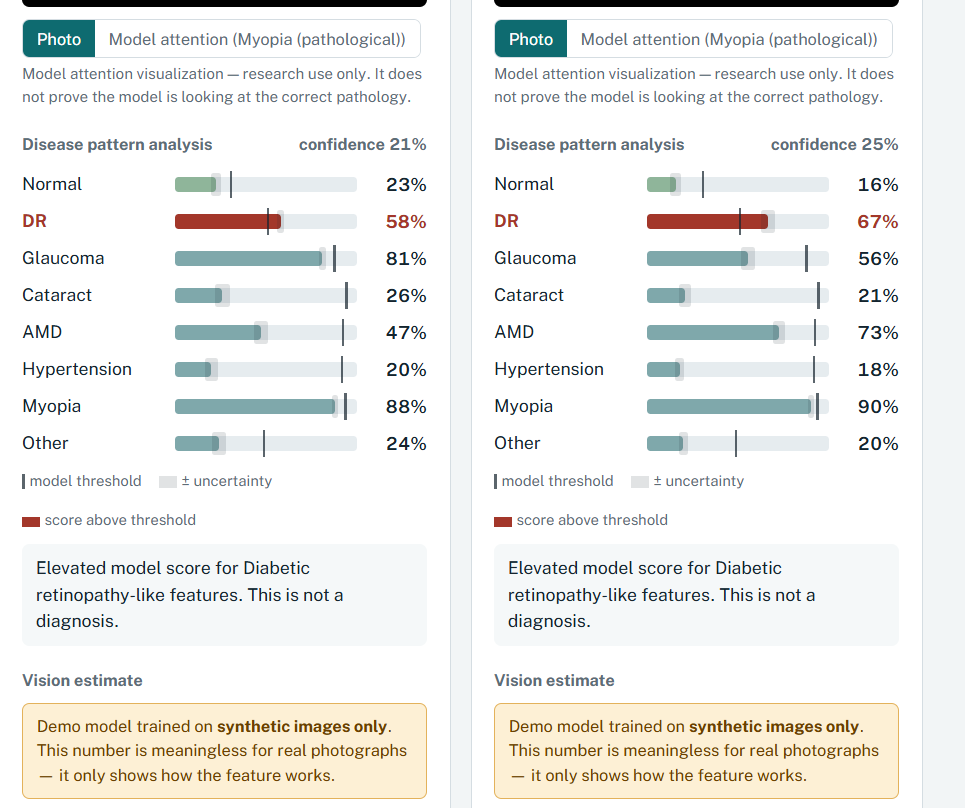
#> input picture image-1.png, 965 x 808 px
$ python -i preprocess.py   (imports and definitions only)   (older library calls are emulated)
#> lines starting #> are read from the running program, lines starting #| are printed output that depends on the picture; after the words box and inside, x2 and y2 are one past the last pixel; in counts of white or black regions, pixels touching at a corner belong together
### config.py
"""
Central configuration for EyeVision AI (research / educational project).

Everything that other modules need to agree on lives here: label names,
paths, default hyper-parameters, safety wording.  Command-line flags in
train.py / evaluate.py override the defaults below.
"""
from __future__ import annotations

import os
from dataclasses import dataclass, field, asdict
from pathlib import Path

# ---------------------------------------------------------------------------
# Paths
# ---------------------------------------------------------------------------
ROOT = Path(__file__).resolve().parent
DATA_DIR = ROOT / "data"
CACHE_DIR = DATA_DIR / "cache"          # pre-cropped / resized images
MODELS_DIR = ROOT / "models"
DEMO_MODELS_DIR = MODELS_DIR / "demo"   # synthetic-data demo models (NOT medical)
REPORTS_DIR = ROOT / "reports"
DB_PATH = Path(os.environ.get("EYEVISION_DB", ROOT / "eyevision.db"))
UPLOAD_DIR = ROOT / "app" / "uploads"
HEATMAP_DIR = ROOT / "app" / "heatmaps"

for _d in (DATA_DIR, CACHE_DIR, MODELS_DIR, REPORTS_DIR, UPLOAD_DIR, HEATMAP_DIR):
    _d.mkdir(parents=True, exist_ok=True)

# ---------------------------------------------------------------------------
# Label space (shared by ODIR-5K, RFMiD mapping and synthetic data)
# ---------------------------------------------------------------------------
# Order matters: model output index i == DISEASE_CODES[i]
DISEASE_CODES = ["N", "D", "G", "C", "A", "H", "M", "O"]
DISEASE_NAMES = {
    "N": "Normal / healthy",
    "D": "Diabetic retinopathy",
    "G": "Glaucoma",
    "C": "Cataract",
    "A": "AMD",
    "H": "Hypertensive retinopathy",
    "M": "Myopia (pathological)",
    "O": "Other abnormality",
}
SHORT_NAMES = {
    "N": "Normal", "D": "DR", "G": "Glaucoma", "C": "Cataract",
    "A": "AMD", "H": "Hypertension", "M": "Myopia", "O": "Other",
}
NUM_DISEASES = len(DISEASE_CODES)

# ---------------------------------------------------------------------------
# Image normalisation (ImageNet statistics - we use ImageNet-pretrained CNNs)
# ---------------------------------------------------------------------------
IMAGENET_MEAN = (0.485, 0.456, 0.406)
IMAGENET_STD = (0.229, 0.224, 0.225)

# ---------------------------------------------------------------------------
# Supported architectures
# ---------------------------------------------------------------------------
DISEASE_ARCHS = ["efficientnet_b0", "efficientnet_b2", "resnet50", "convnext_tiny"]
REFRACTIVE_ARCHS = ["resnet50", "efficientnet_b0", "efficientnet_b2", "convnext_tiny"]


@dataclass
class TrainConfig:
    task: str = "disease"                 # disease | refractive
    dataset: str = "odir"                 # odir | rfmid | odir+rfmid | csv | synthetic
    arch: str = "efficientnet_b0"
    img_size: int = 384                   # 224 for quick CPU runs, 384-512 on GPU
    batch_size: int = 16
    epochs: int = 25
    lr: float = 3e-4
    weight_decay: float = 1e-4
    loss: str = "wbce"                    # bce | wbce | focal  (disease)  /  smoothl1 | mse (refractive)
    focal_gamma: float = 2.0
    pretrained: bool = True
    freeze_epochs: int = 1                # epochs with frozen backbone (head warm-up)
    dropout: float = 0.3
    patience: int = 6                     # early stopping
    num_workers: int = 2
    seed: int = 42
    val_frac: float = 0.15
    test_frac: float = 0.15
    hflip: bool = True                    # flip L<->R anatomy; see report for rationale
    multihead: bool = False               # refractive: also predict sphere/cyl/axis
    max_samples: int = 0                  # 0 = all (debug: limit dataset size)
    device: str = "auto"
    data_csv: str = ""                    # refractive CSV / custom disease CSV
    data_root: str = ""                   # folder containing the dataset
    tag: str = ""                         # optional suffix for the saved model name

    def to_dict(self):
        return asdict(self)


# ---------------------------------------------------------------------------
# Inference / uncertainty
# ---------------------------------------------------------------------------
MC_DROPOUT_PASSES = 10        # Monte-Carlo dropout forward passes at inference
SE_CONFIDENCE_TOLERANCE_D = 1.0   # "confidence" = P(|error| <= 1.0 D) under the
                                  # model's predictive distribution (see report)

# ---------------------------------------------------------------------------
# Safety wording - used by the API, the CLI and the web UI
# ---------------------------------------------------------------------------
DISCLAIMER = (
    "Research/educational AI estimate only. "
    "This system is not a medical diagnostic tool and does not provide a clinical "
    "diagnosis or eyeglass prescription. Please consult a qualified "
    "ophthalmologist/optometrist for diagnosis and refraction."
)
SE_NOTE = "Experimental AI estimate. Not a prescription. Professional refraction is required for an actual prescription."
GRADCAM_NOTE = "Model attention visualization — research use only. It does not prove the model is looking at the correct pathology."
TREND_NOTE = ("Changes in model predictions do not necessarily mean the patient's actual "
              "eyesight or eye health changed. Image quality, camera, lighting and model "
              "error can all change the output.")


# [9 lines left out: function resolve_device, not called in this run]

### preprocess.py
"""
Fundus image preprocessing + simple image-quality checks.

Steps (applied identically at training and inference time):
  1. Locate the circular retinal region (threshold + largest contour).
  2. Crop to it, removing black borders, and pad to a square.
  3. Resize to a fixed size.
  (4. Normalisation with ImageNet statistics happens in the torch transforms.)

CLI - cache a dataset index at a fixed size so CPU training is fast:
    python preprocess.py --index data/odir_index.csv --size 384
"""
from __future__ import annotations

import argparse
import hashlib
from pathlib import Path

import cv2
import numpy as np
from PIL import Image

import config


# ---------------------------------------------------------------------------
# Loading
# ---------------------------------------------------------------------------
def load_rgb(path_or_img) -> np.ndarray:
    """Return an RGB uint8 array from a path, PIL image or numpy array."""
    if isinstance(path_or_img, np.ndarray):
        img = path_or_img
        if img.ndim == 2:
            img = cv2.cvtColor(img, cv2.COLOR_GRAY2RGB)
        return img[..., :3].astype(np.uint8)
    if isinstance(path_or_img, Image.Image):
        return np.array(path_or_img.convert("RGB"))
    data = np.fromfile(str(path_or_img), dtype=np.uint8)      # handles unicode paths on Windows
    bgr = cv2.imdecode(data, cv2.IMREAD_COLOR)
    if bgr is None:
        raise ValueError(f"Could not read image: {path_or_img}")
    return cv2.cvtColor(bgr, cv2.COLOR_BGR2RGB)


# ---------------------------------------------------------------------------
# Retina detection / cropping
# ---------------------------------------------------------------------------
def retina_mask(rgb: np.ndarray, thresh: int | None = None) -> np.ndarray:
    """Binary mask of the (bright) retinal disc against the dark camera border."""
    # Red channel is the brightest channel in colour fundus photos; combine with gray.
    gray = cv2.cvtColor(rgb, cv2.COLOR_RGB2GRAY)
    chan = np.maximum(gray, rgb[..., 0])
    if thresh is None:
        # adaptive: 10 or 7% of a robust maximum, whichever is larger
        thresh = max(10, int(0.07 * np.percentile(chan, 99)))
    mask = (chan > thresh).astype(np.uint8)
    k = max(3, (min(rgb.shape[:2]) // 100) | 1)
    mask = cv2.morphologyEx(mask, cv2.MORPH_CLOSE, np.ones((k, k), np.uint8))
    mask = cv2.morphologyEx(mask, cv2.MORPH_OPEN, np.ones((k, k), np.uint8))
    # keep the largest connected component (ignores text / watermarks in corners)
    n, labels, stats, _ = cv2.connectedComponentsWithStats(mask, 8)
    if n <= 1:
        return mask
    largest = 1 + int(np.argmax(stats[1:, cv2.CC_STAT_AREA]))
    return (labels == largest).astype(np.uint8)


def crop_retina(rgb: np.ndarray, pad_frac: float = 0.02):
    """Crop the retinal region and pad to a square. Returns (square_rgb, square_mask, info)."""
    h, w = rgb.shape[:2]
    mask = retina_mask(rgb)
    area_frac = float(mask.mean())
    ys, xs = np.where(mask > 0)
    if area_frac < 0.05 or len(xs) == 0:
        # nothing that looks like a retina - fall back to a centre square crop
        s = min(h, w)
        y0, x0 = (h - s) // 2, (w - s) // 2
        crop = rgb[y0:y0 + s, x0:x0 + s]
        return crop, np.ones(crop.shape[:2], np.uint8), {"retina_found": False, "area_frac": area_frac}
    x0, x1, y0, y1 = xs.min(), xs.max() + 1, ys.min(), ys.max() + 1
    crop = rgb[y0:y1, x0:x1]
    cmask = mask[y0:y1, x0:x1]
    ch, cw = crop.shape[:2]
    side = int(max(ch, cw) * (1 + 2 * pad_frac))
    out = np.zeros((side, side, 3), np.uint8)
    omask = np.zeros((side, side), np.uint8)
    oy, ox = (side - ch) // 2, (side - cw) // 2
    out[oy:oy + ch, ox:ox + cw] = crop
    omask[oy:oy + ch, ox:ox + cw] = cmask
    bbox_fill = float(cmask.mean())          # ~0.785 for a full circle, higher if top/bottom cut
    return out, omask, {"retina_found": True, "area_frac": area_frac, "bbox_fill": bbox_fill}


def preprocess_fundus(path_or_img, size: int = 384):
    """Full preprocessing: crop retina -> square -> resize. Returns (rgb uint8, mask uint8, info)."""
    rgb = load_rgb(path_or_img)
    sq, m, info = crop_retina(rgb)
    interp = cv2.INTER_AREA if sq.shape[0] > size else cv2.INTER_CUBIC
    sq = cv2.resize(sq, (size, size), interpolation=interp)
    m = cv2.resize(m, (size, size), interpolation=cv2.INTER_NEAREST)
    return sq, m, info


# ---------------------------------------------------------------------------
# Image quality (heuristic, NOT a validated gradability model)
# ---------------------------------------------------------------------------
def quality_check(path_or_img) -> dict:
    rgb = load_rgb(path_or_img)
    sq, m, info = preprocess_fundus(rgb, 512)
    inside = m > 0
    warnings = []
    if not info["retina_found"]:
        warnings.append("No circular retinal region detected - this may not be a fundus photograph.")
        inside = np.ones(m.shape, bool)
    px = sq[inside].astype(np.float32)
    mean_rgb = px.mean(0) if len(px) else np.zeros(3)
    brightness = float(px.mean()) if len(px) else 0.0
    green = sq[..., 1]
    lap = cv2.Laplacian(green, cv2.CV_64F)
    sharpness = float(lap[inside].var()) if inside.any() else 0.0
    contrast = float(green[inside].std()) if inside.any() else 0.0
    red_ratio = float(mean_rgb[0] / (mean_rgb[2] + 1.0))

    if info["retina_found"] and red_ratio < 1.15:
        warnings.append("Colour distribution is unusual for a colour fundus photograph.")
    if brightness < 30:
        warnings.append("Image is very dark (under-exposed).")
    if brightness > 200:
        warnings.append("Image is very bright (over-exposed).")
    if sharpness < 8:
        warnings.append("Image appears blurred. This can come from poor focus OR from media "
                        "opacity such as cataract - interpret with care.")
    if contrast < 8:
        warnings.append("Very low contrast inside the retinal region.")
    gradable = info["retina_found"] and brightness >= 30 and brightness <= 200 and contrast >= 8
    return {
        "gradable": bool(gradable),
        "warnings": warnings,
        "metrics": {
            "retina_found": bool(info["retina_found"]),
            "retina_area_fraction": round(float(info["area_frac"]), 3),
            "brightness": round(brightness, 1),
            "sharpness_laplacian_var": round(sharpness, 1),
            "contrast": round(contrast, 1),
            "red_blue_ratio": round(red_ratio, 2),
        },
        "note": "Heuristic quality check, not a validated image-gradability model.",
    }


# ---------------------------------------------------------------------------
# Dataset caching
# ---------------------------------------------------------------------------
def cache_path_for(src: str, size: int) -> Path:
    h = hashlib.md5(str(Path(src).resolve()).encode()).hexdigest()[:12]
    return config.CACHE_DIR / str(size) / f"{Path(src).stem}_{h}.png"


def cache_index(index_csv: str, size: int, overwrite: bool = False) -> None:
    import pandas as pd
    df = pd.read_csv(index_csv)
    out_paths, done, failed = [], 0, 0
    for i, src in enumerate(df["image_path"]):
        dst = cache_path_for(src, size)
        if overwrite or not dst.exists():
            try:
                dst.parent.mkdir(parents=True, exist_ok=True)
                sq, _, _ = preprocess_fundus(src, size)
                cv2.imwrite(str(dst), cv2.cvtColor(sq, cv2.COLOR_RGB2BGR))
                done += 1
            except Exception as e:  # keep going; report at the end
                print(f"  ! failed {src}: {e}")
                dst = None
                failed += 1
        out_paths.append(str(dst) if dst else "")
        if (i + 1) % 250 == 0:
            print(f"  cached {i + 1}/{len(df)}")
    df[f"cached_{size}"] = out_paths
    df.to_csv(index_csv, index=False)
    print(f"Done. New: {done}, failed: {failed}. Column 'cached_{size}' written to {index_csv}")


# [14 lines not run here, left out]

>>> result = quality_check('image-1.png')
#> in load_rgb, bgr is the input picture: shape (808, 965, 3); mean B, G, R 235.7, 238.2, 237.9
#> in retina_mask, `chan = np.maximum(gray, rgb[..., 0])`:
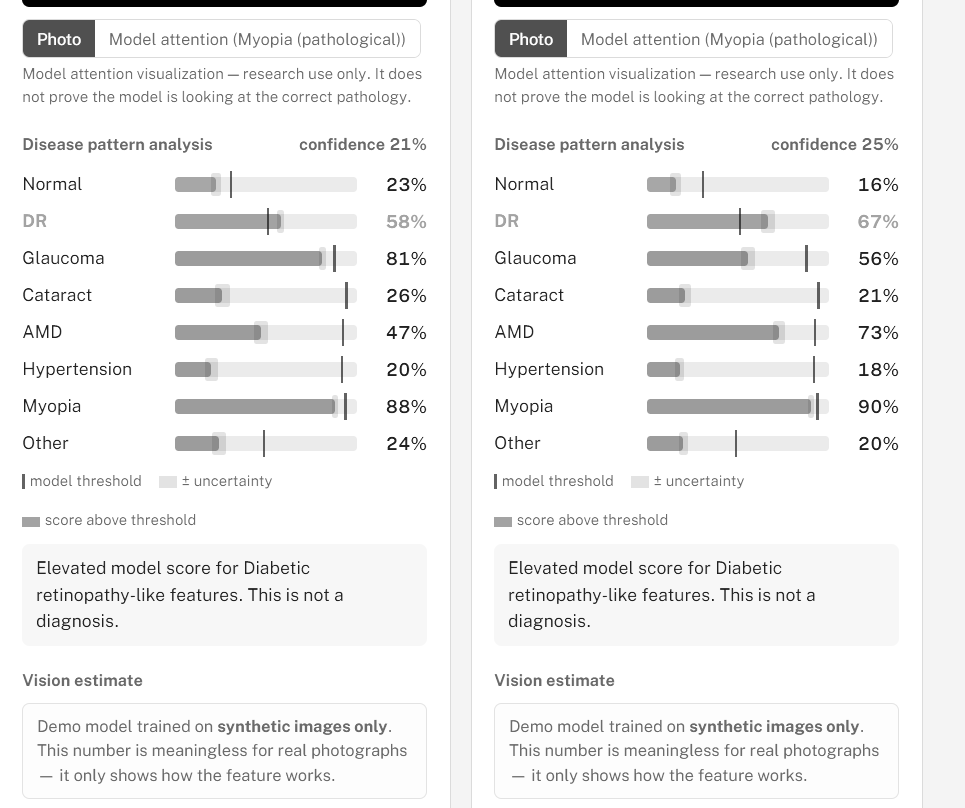
#> chan: shape (808, 965); min 0, max 255, mean 240.4
#> in retina_mask, `thresh = max(10, int(0.07 * np.percentile(chan, 99)))`: thresh = 17
#> in retina_mask, `mask = (chan > thresh).astype(np.uint8)`:
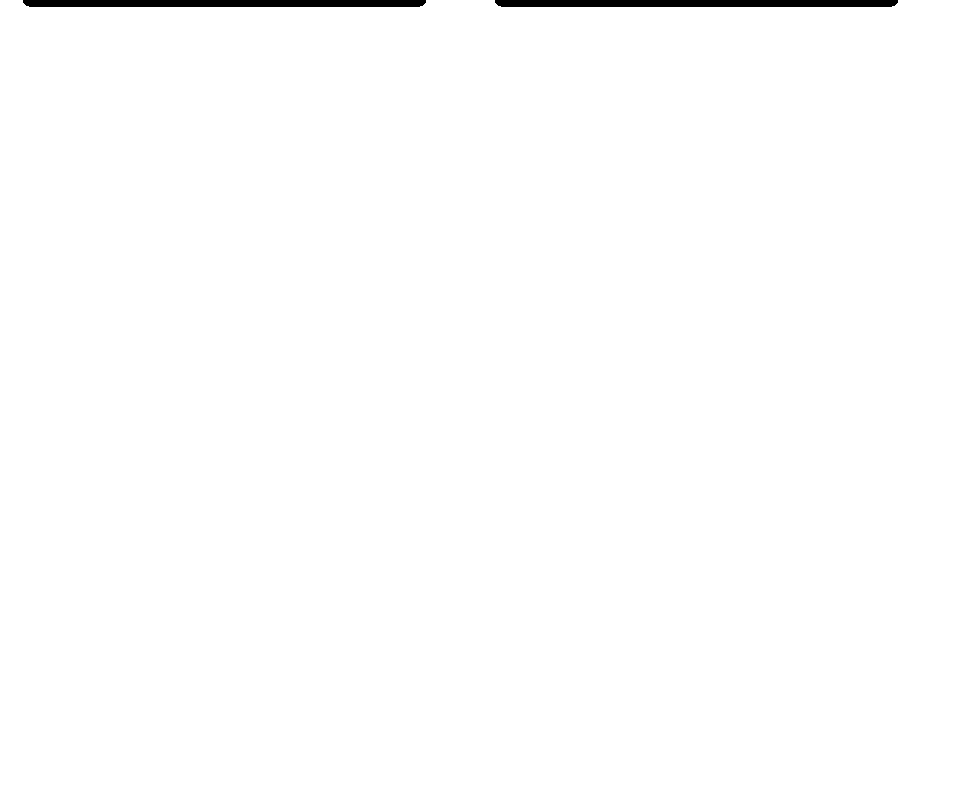
#> mask: shape (808, 965); values 0 (black) and 1 (white), 99.3% white; 2 black regions, box (x1, y1, x2, y2) and area: (23, 0, 426, 7) 2797, (495, 0, 898, 7) 2797
#> in retina_mask, `mask = cv2.morphologyEx(mask, cv2.MORPH_CLOSE, np.ones((k, k), np.uint..`: mask: shape (808, 965); values 0 (black) and 1 (white), 99.3% white; 2 black regions, box (x1, y1, x2, y2) and area: (25, 0, 424, 7) 2783, (497, 0, 896, 7) 2783
#> in retina_mask, `n, labels, stats, _ = cv2.connectedComponentsWithStats(mask, 8)`: n = 2; stats = [[25, 0, 871, 7, 5566], [0, 0, 965, 808, 774154]]
#> in retina_mask, `largest = 1 + int(np.argmax(stats[1:, cv2.CC_STAT_AREA]))`: largest = 1
#> in crop_retina, `area_frac = float(mask.mean())`: area_frac = 0.993
#> in crop_retina, `x0, x1, y0, y1 = xs.min(), xs.max() + 1, ys.min(), ys.max() + 1`: x0 = 0; x1 = 965; y0 = 0; y1 = 808
#> in crop_retina, `omask[oy:oy + ch, ox:ox + cw] = cmask`:
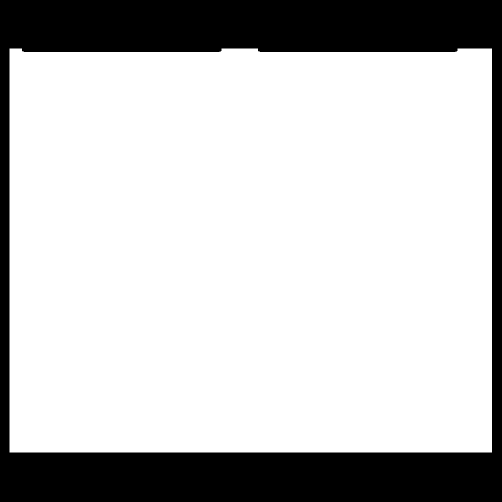
#> omask: shape (1003, 1003) (shown at 1/2 size); values 0 (black) and 1 (white), 77% white; 1 black region, box (x1, y1, x2, y2) and area: (0, 0, 1003, 1003) 231855
#> in crop_retina, `bbox_fill = float(cmask.mean())`: bbox_fill = 0.993
#> in preprocess_fundus, `sq, m, info = crop_retina(rgb)`: info = {'retina_found': True, 'area_frac': 0.993, 'bbox_fill': 0.993}
#> in preprocess_fundus, `sq = cv2.resize(sq, (size, size), interpolation=interp)`:
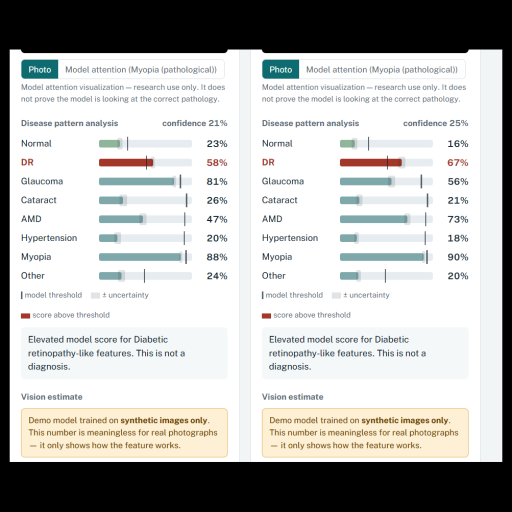
#> sq: shape (512, 512, 3); mean R, G, B 184.4, 184.7, 182.7
#> in preprocess_fundus, `m = cv2.resize(m, (size, size), interpolation=cv2.INTER_NEAREST)`:
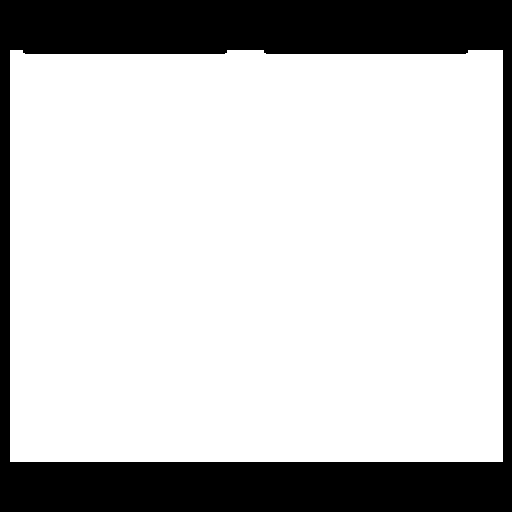
#> m: shape (512, 512); values 0 (black) and 1 (white), 76.9% white; 1 black region, box (x1, y1, x2, y2) and area: (0, 0, 512, 512) 60652
#> in quality_check, `mean_rgb = px.mean(0) if len(px) else np.zeros(3)`: mean_rgb = [239.4, 239.8, 237.2]
#> in quality_check, `brightness = float(px.mean()) if len(px) else 0.0`: brightness = 238.6
#> in quality_check, `green = sq[..., 1]`:
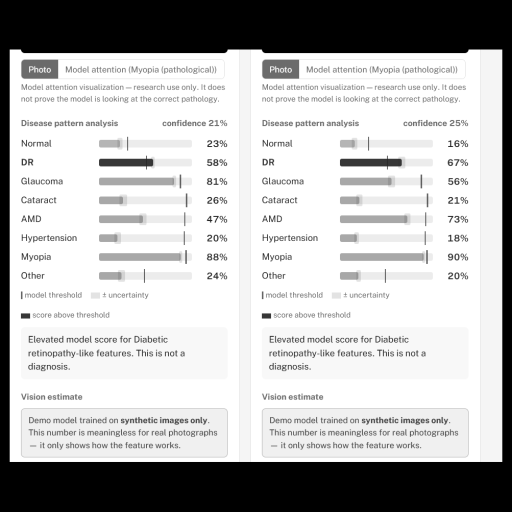
#> green: shape (512, 512); min 0, max 255, mean 184.7
#> in quality_check, `lap = cv2.Laplacian(green, cv2.CV_64F)`:
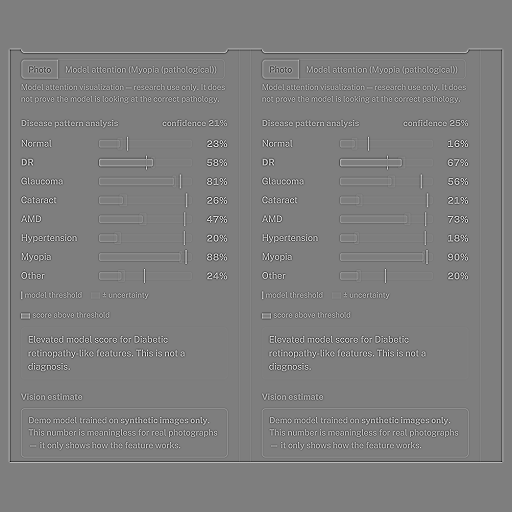
#> lap: shape (512, 512) float64; min -502, max 511, mean 0; drawn with min black and max white
#> in quality_check, `sharpness = float(lap[inside].var()) if inside.any() else 0.0`: sharpness = 3929.2
#> in quality_check, `contrast = float(green[inside].std()) if inside.any() else 0.0`: contrast = 33.58
#> in quality_check, `red_ratio = float(mean_rgb[0] / (mean_rgb[2] + 1.0))`: red_ratio = 1
#> in quality_check, `gradable = info["retina_found"] and brightness >= 30 and brightness <=..`: gradable = False
#> result = 4 items
